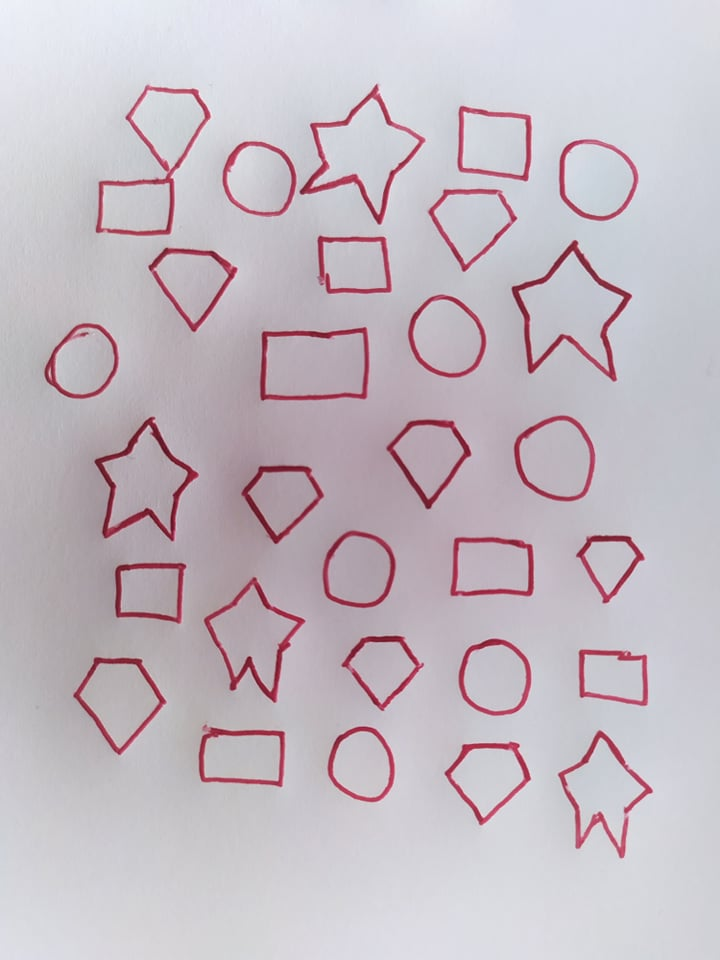
#> input picture images/diamond1.1.jpg, 720 x 960 px
$ python templateMatching.py
#> lines starting #> are read from the running program, lines starting #| are printed output that depends on the picture
import cv2
import numpy as np

_count = 0
def writeImg(image, PATH, stradd=""):
    global _count
    _count += 1
    cv2.imwrite(PATH + '{:04d}'.format(_count) + stradd + '.jpg', image)


# Adding noise on a image
def noise(image, prob):
    row, col, ch = image.shape
    rand1 = prob * np.random.rand(row, col, ch)
    rand2 = prob * np.random.rand(row, col, ch)
    output = (image + (rand1 * image - rand2 * image)).astype('int')
    return output.astype('uint8')


# Load the image to check
img_rgb = cv2.imread('images/diamond1.1.jpg')
#> img_rgb is the input picture: shape (960, 720, 3); mean B, G, R 194.9, 187.1, 196.6

# Adding some noise (0.05 = 5% noise)
imnoise=0.05
img_noise_rgb = noise(img_rgb, imnoise)

blur = img_noise_rgb

# To add Gaussian Noise, use the command below.
# blur = cv2.GaussianBlur(img_noise_rgb, (5, 5), 0)

# Gray Image
img_gray = cv2.cvtColor(blur, cv2.COLOR_BGR2GRAY)   # img_noise_rgb | blur
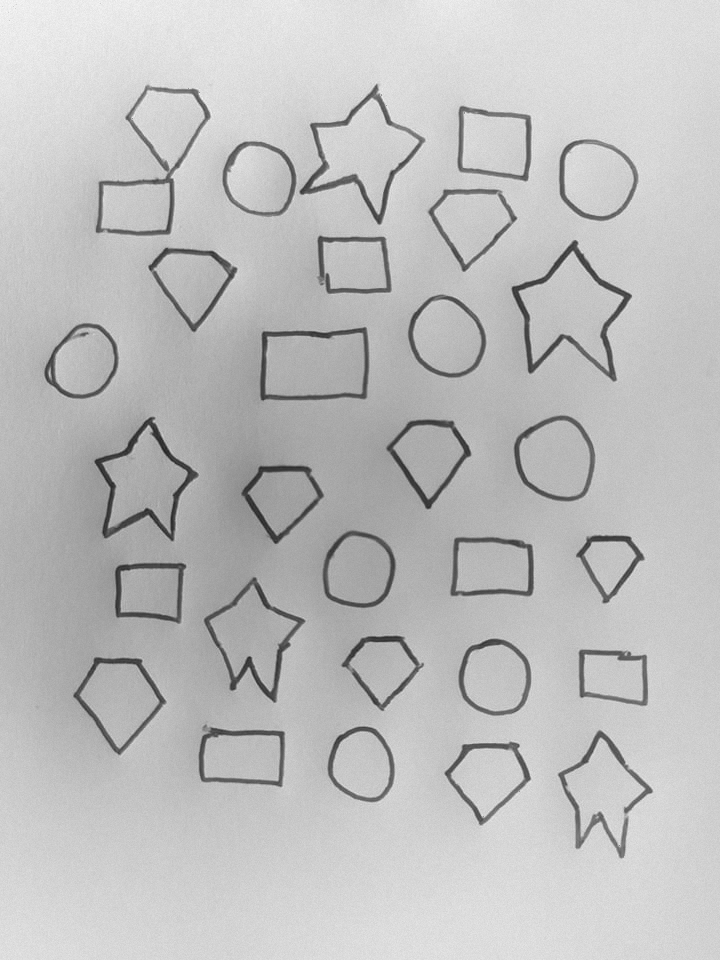
#> img_gray: shape (960, 720); min 34, max 248, mean 190.3

# load the template image we look for
template = cv2.imread('images/diamond2.1.jpg', 0)
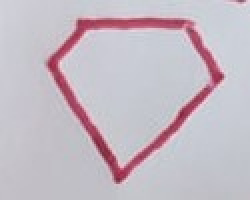
#> input picture images/diamond2.1.jpg, 125 x 100 px (shown 2 times larger)
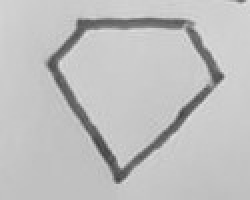
#> template: shape (100, 125) (shown 2 times larger); min 59, max 228, mean 190.8
w, h = template.shape[::-1]
#> w = 125; h = 100
tem_hist = cv2.calcHist([img_rgb], [0, 1, 2], None, [8, 8, 8], [0, 256, 0, 256, 0, 256])

# run the template matching
res = cv2.matchTemplate(img_gray, template, cv2.TM_CCOEFF_NORMED)
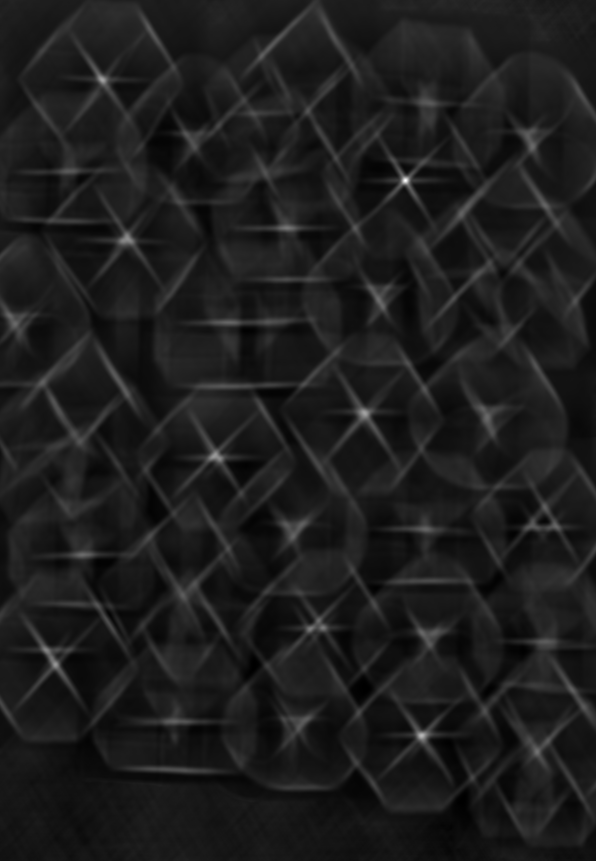
#> res: shape (861, 596) float32; min -0.127, max 0.994, mean 0.0015; drawn with min black and max white
threshold = 0.46
loc = np.where(res >= threshold)
#> loc = 207 positions, rows 77 to 738, columns 54 to 425

# mark the corresponding location(s)
for pt in zip(*loc[::-1]):
    cv2.rectangle(blur, pt, (pt[0] + w, pt[1] + h), (0, 255, 255), 2)  # img_noise_rgb | blur
#> this loop made 207 passes
#> pt on passes 1 to 3: (99, 77), (100, 77), (101, 77)
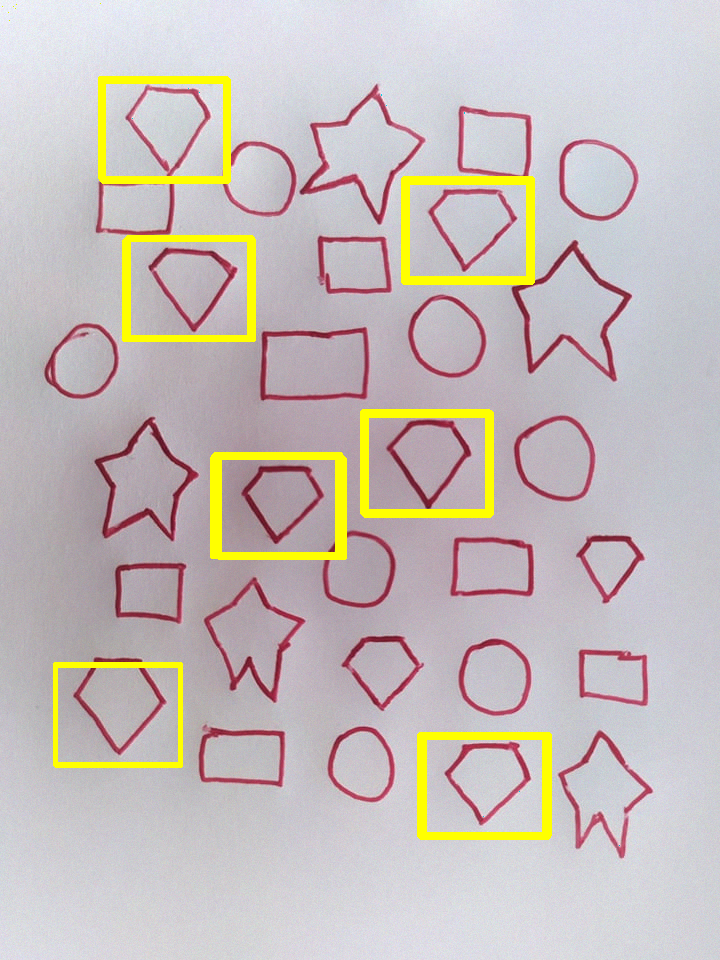
#> blur: shape (960, 720, 3); mean B, G, R 187.2, 189.4, 198.5

cv2.namedWindow("Detected", cv2.WINDOW_NORMAL)
cv2.imshow('Detected', blur)    # img_noise_rgb | blur
writeImg(blur, './imageResults/', str(imnoise))
cv2.resizeWindow('Detected', 800, 600)

cv2.waitKey()
cv2.destroyAllWindows()
